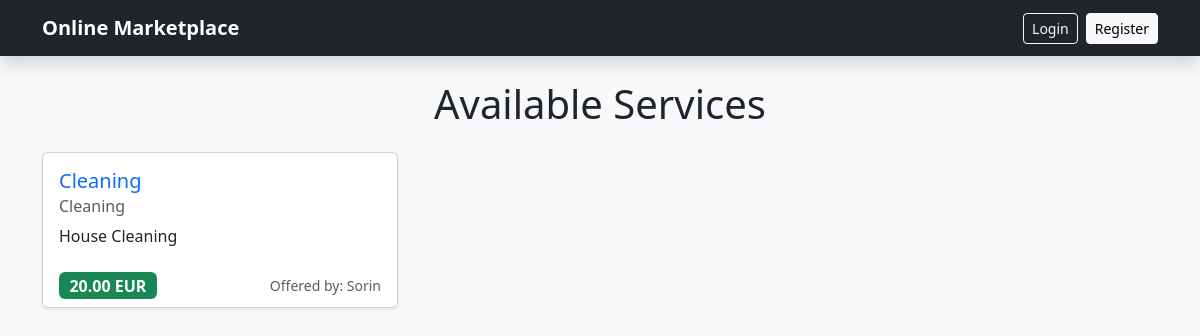
The app's page /, older data.
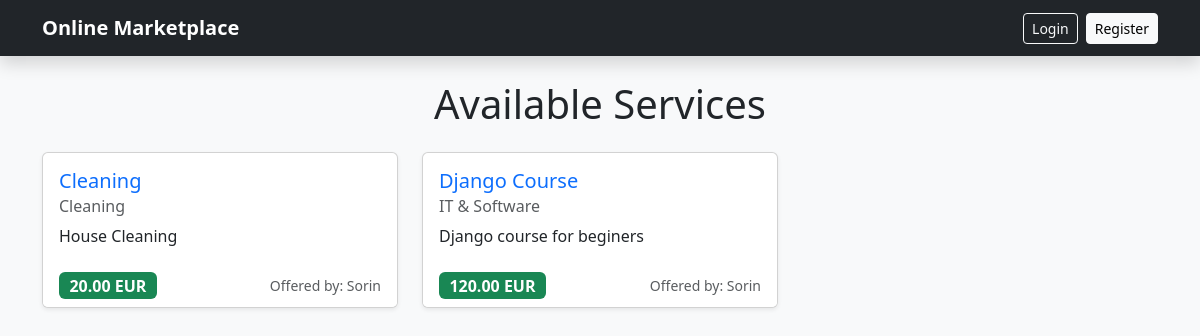
The same page, newer data.
### marketplace/models.py (models this page shows, shortened)
class Service(models.Model):
    CATEGORY_CHOICES = [
        ('cleaning', 'Cleaning'),
        ('it', 'IT & Software'),
        ('math', 'Mathematics Meditations'),
        ('garden', 'Garden'),
    ]
    title = models.CharField(max_length=200, unique=True)
    provider = models.ForeignKey(User, on_delete=models.CASCADE, related_name="services")
    description = models.TextField()
    category = models.CharField(max_length=20, choices=CATEGORY_CHOICES)
    price = models.DecimalField(max_digits=10, decimal_places=2)
    created_on = models.DateTimeField(auto_now_add=True)

### marketplace/views.py (the view)
# urls.py: path('', views.service_list, name='service_list'),
def service_list(request):
    services = Service.objects.all()
    return render(request, 'marketplace/services.html', {'services': services})

### marketplace/templates/marketplace/services.html
{% extends 'marketplace/base.html' %}
{% block content %}
<h1 class="text-center mb-4">Available Services</h1>
<div class="row">
    {% for service in services %}
    <div class="col-md-4 mb-4">
        <div class="card h-100 shadow-sm">
            <div class="card-body">
                <h5 class="card-title">
                    <a href="{% url 'service_detail' service.id %}" class="text-decoration-none text-primary">
                        {{ service.title }}
                    </a>
                </h5>
                <h6 class="card-subtitle mb-2 text-muted">{{ service.get_category_display }}</h6>
                <p class="card-text">{{ service.description|truncatewords:20 }}</p>
            </div>
            <div class="card-footer bg-white border-top-0">
                <div class="d-flex justify-content-between align-items-center">
                    <span class="badge bg-success fs-6">{{ service.price }} EUR</span>
                    <small class="text-muted">Offered by: {{ service.provider.username }}</small>
                </div>
            </div>
        </div>
    </div>
    {% empty %}
    <div class="col-12">
        <div class="alert alert-info text-center">There are currently no services listed.</div>
    </div>
    {% endfor %}
</div>
</div>
{% endblock %}

### marketplace/templates/marketplace/base.html (shortened to what this page needs)
<!DOCTYPE html>
<html lang="en">
<head>
    <link href="https://cdn.jsdelivr.net/npm/bootstrap@5.3.8/dist/css/bootstrap.min.css" rel="stylesheet"
>
</head>
<body class="bg-light">
    <nav class="navbar navbar-dark bg-dark mb-4 shadow">
        <div class="container">
            <a class="navbar-brand fw-bold" href="{% url 'service_list' %}">Online Marketplace</a>
            <div class="d-flex align-items-center">
                {% if user.is_authenticated %}
                <a href="{% url 'create_service' %}" class="btn btn-success btn-sm me-3">+ Add Service</a>
                <span class="navbar-text me-3 text-white">Salut, <strong>{{ user.username }}</strong>!</span>
                <a href="{% url 'account_logout' %}" class="btn btn-outline-danger btn-sm">Logout</a>
                {% else %}
                <a href="{% url 'account_login' %}" class="btn btn-outline-light btn-sm me-2">Login</a>
                <a href="{% url 'account_signup' %}" class="btn btn-light btn-sm">Register</a>
                {% endif %}
            </div>
        </div>
    </nav>
    <div class="container">
        {% block content %}
        {% endblock %}
</body>
</html>

Row changes from the older to the newer data that the page shows:
added Service: title "Django Course", category "IT & Software", description "Django course for beginers", price "120.00", provider.username "Sorin"
